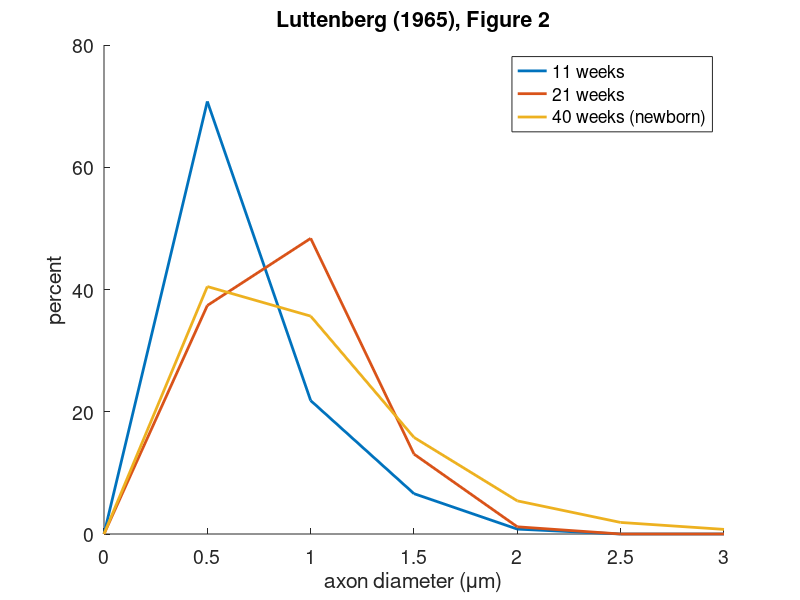
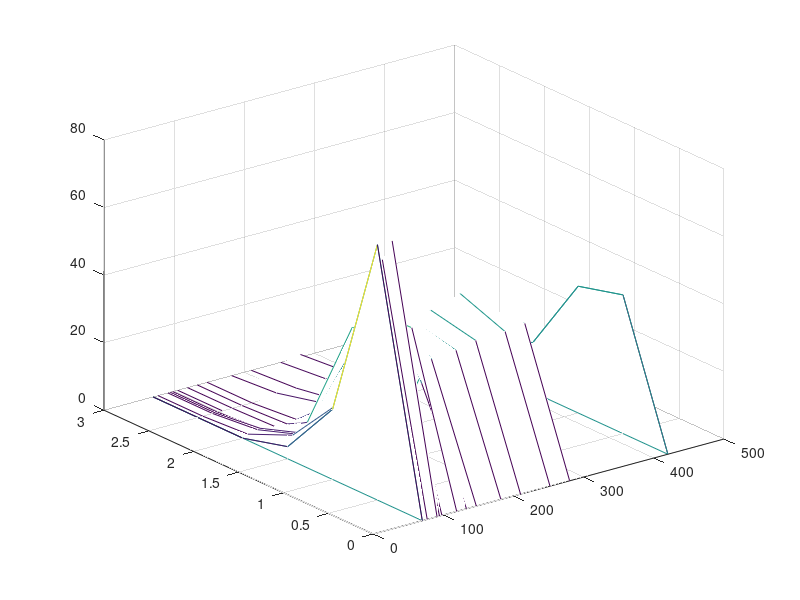

MATLAB code for these plots, in order:
function vars = lut_data(validate_data)
%
% Luttenberg (1965)
% Human developmental data on corpus callosum

    if ~exist('validate_data', 'var'), validate_data = true; end;


    %% Collect data
    lut_table1_age = [[10 11 13 13.5 14 15 17 19 21 26 30 36 40]*7 (9*30+[3 5]*30)];
    lut_table1_crlen = [53 62 89 102 110 124 149 175 200 250 290 330 365 nan nan];
    lut_table1_density = [24 32 37 44 49 52 62 65 65 65 62 62 61 59 59
                24 31 33 42 49 53 62 65 65 65 62 61 61 59 59
                24 33 36 42 50 52 62 65 65 65 62 61 60 59 59];
    %lut_table2_area = [nan nan nan 0.5 1.275 5.108 4.97 6.161 11.25 20.093 24.462 48.608 57.87 53.37 66.78
    %          nan nan nan 0.66 3.150 3.784 6.334 15.634 13.265 26.575 34.434 44.527 60.086 70.684 70.394
    %          nan nan nan .425 2.5515 0.945 4.16 5.338 9.158 14.669 26.664 24.304 49.66 44.44 57.78
    %          .05408 .097344 1.563 2.5 10.204 13.23 19.39 35.552 40.816 75.548 106.656 145.824 206.6 217.756 244.42]; 
    %           
    %correct by /0.7?
    %lut_table2_naxons = [nan nan nan 0.220 0.629 2.640 3.063 4.005 7.307 13.011 15.228 29.991 35.110 31.424 39.373
    %                   nan nan nan 0.660 3.150 3.784 6.334 15.634 13.265 26.575 34.434 44.527 60.086 70.684 70.394
    %                   nan nan nan 0.179 1.271 0.489 2.560 3.466 5.958 9.516 16.505 14.825 30.005 26.357 34.159
    %                   0.013 0.031 0.554 1.059 5.05 6.913 11.957 23.105 26.530 49.102 66.167 89.343 125.200 128.465 143.926];

    lut_table2_areas = [nan nan nan 0.05408;
                    nan nan nan 0.097344;
                    nan nan nan 1.563;
                    0.5 1.575 0.425 2.5;
                    1.275 6.3775 2.5515 10.204;
                    5.108 7.177 0.945 13.230;
                    4.97 10.26 4.16 19.39;
                    6.161 24.053 5.338 35.552;
                    11.25 20.408 9.158 40.816;
                    20.093 40.84 14.669 75.548
                    24.462 55.53 26.664 106.656;
                    48.608 72.912 24.304 145.824;
                    57.87 99.07 49.66 206.6;
                    53.37 119.946 44.44 217.756;
                    66.78 119.86 57.78 244.42];
    lut_table2_nfibers = 1E6*[nan nan nan 0.013;
                          nan nan nan 0.031;
                          nan nan nan 0.554;
                          .220 .660 .1798 1.059;
                          .629 3.150 1.271 5.050;
                          2.640 3.784 0.489 6.913;
                          3.063 6.334 2.560 11.957;
                          4.005 15.634 3.466 23.105;
                          7.307 13.265 5.958 26.530;
                          13.011 26.575 9.516 49.102;
                          15.228 34.434 16.505 66.167;
                          29.991 44.527 14.825 89.343;
                          35.110 60.086 30.005 125.200;
                          31.424 70.684 26.357 128.465;
                          39.373 70.394 34.159 143.926];

    lut_table3_diameters = [0.5 1.0 1.5 2.0 2.5 3.0];
    lut_table3_genu = [66.5 30.5 3 0 0 0;
                   62.5 23.6 11.5 2.4 0 0;
                   77.5 16.1 5 1.4 0 0;
                   52.2 31.7 13.2 2.9 0 0;
                   47.9 41.2 8.1 2.8 0 0;
                   52.7 39.6 6.5 1.2 0 0 ;
                   45 49.9 4.6 0.5 0 0;
                   46.7 50.8 2.2 0.3 0 0;
                   38.1 49.5 11.9 0.5 0 0;
                   38.5 41.5 16.1 2.9 1 0;
                   37.7 39.1 18.4 4 0.8 0;
                   42.4 46.8 9.2 1.2 0.4 0;
                   28.4 33.2 27.1 8.2 2.8 0.3;
                   35.4 36.3 15.2 8.1 3.5 1.5;
                   37.7 40.4 15.1 5 1.3 0.5];
    lut_table3_truncus = [82 16 2 0 0 0;
                      74.3 20.2 5.5 0 0 0;
                      76.4 18.1 4.7 0.8 0 0;
                      55.6 38.4 4.5 1.5 0 0;
                      42 45.4 11.9 0.7 0 0;
                      62.6 35.4 1.6 0.4 0 0;
                      49.1 48 2.7 0.2 0 0;
                      26.2 64 8.9 0.9 0 0;
                      38.6 49.7 10.7 1 0 0;
                      38 40.9 15.2 4.9 1 0 ;
                      39.7 43.3 13.6 2.7 0.7 0;
                      37.7 43.3 12 5.1 1.9 0;
                      53 38.2 7.5 1.1 0.2 0;
                      26.7 51.3 16.5 4.9 0.6 0;
                      44.5 37.9 10.8 5.3 1 0.5];
    lut_table3_splenium = [78.4 15.8 5.8 0 0 0;
                       75.5 21.7 2.8 0 0 0;
                       72.7 17.4 8.1 1.8 0 0;
                       65 30.8 4 0.2 0 0;
                       56.5 39.6 3.2 0.7 0 0;
                       nan nan nan nan 0 0;
                       50.1 45.2 3.9 0.8 0 0;
                       34.7 57.4 7.8 0.1 0 0;
                       33.8 44 19.8 2.4 0 0;
                       37.3 39.6 18.3 4 0.8 0;
                       40.3 42.9 12.5 3.1 1.2 0;
                       39.9 45.1 12 2 1 0;
                       29.6 33.4 19.2 10.8 4.2 2.8;
                       nan nan nan nan nan nan;
                       37.8 33.4 23.2 4.2 1.1 0.3];

    
    %% Reconstruct outputs
    varnames = who('lut_*');
    varvals = cellfun(@eval, varnames, 'UniformOutput', false);
    vars = cell2struct(varvals, varnames);

    
    %% validate data
    if validate_data
        % Figure 2
        lut_subj_idx = [2 9 13];
        lut_area_proportions = lut_table2_areas(:,1:3)./repmat(lut_table2_areas(:,4),[1 3]);
        lut_area_proportions(isnan(lut_area_proportions)) = 1/3;
        lut_distn = lut_table3_genu.*repmat(lut_area_proportions(:,1),[1 size(lut_table3_genu,2)]) ...
                + lut_table3_truncus.*repmat(lut_area_proportions(:,2),[1 size(lut_table3_truncus,2)]) ...
                + lut_table3_splenium.*repmat(lut_area_proportions(:,3),[1 size(lut_table3_splenium,2)]);

        lut_density = sum(lut_area_proportions.*lut_table1_density', 2);

        % Reproduce figure 2
        figure; set(gca, 'FontSize', 14);
        title('Luttenberg (1965), Figure 2');
        hold on;
        plot([0 lut_table3_diameters], [zeros(length(lut_subj_idx),1) lut_distn(lut_subj_idx,:)]', 'LineWidth', 2);
        legend({'11 weeks','21 weeks','40 weeks (newborn)'})
        xlabel('axon diameter ({\mu}m)'); ylabel('percent');

        % Show all, as a waterfall plot
        [Y,X] = meshgrid([0 lut_table3_diameters], lut_table1_age);
        figure;
        waterfall(X,Y,[zeros(size(lut_distn,1),1) lut_distn]);
    end;

